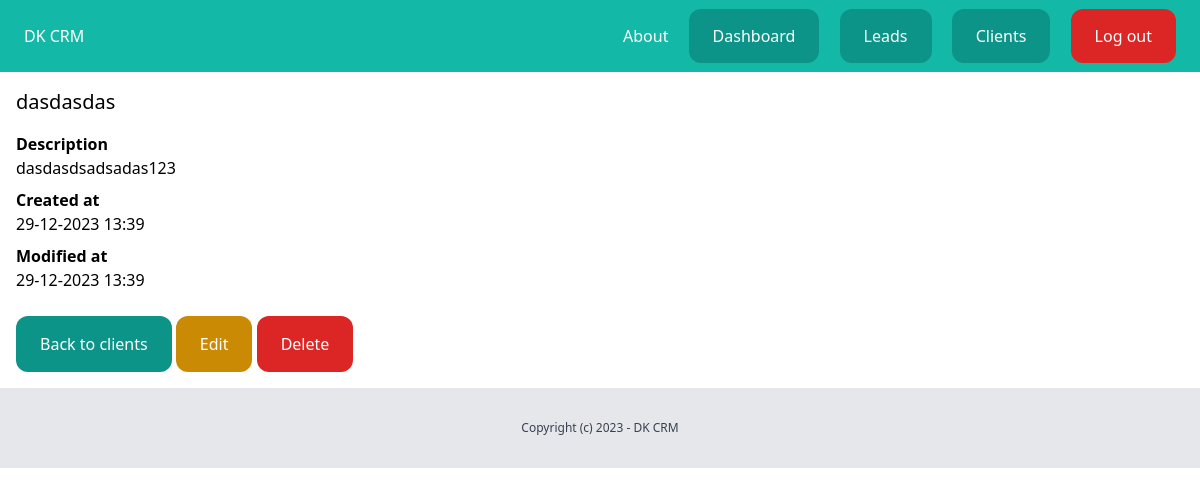
Screenshot of /dashboard/clients/6/ (signed in) with the database file from the repository.
### client/models.py (models this page shows, shortened)
class Client(models.Model):
    name = models.CharField(max_length=255)
    email = models.EmailField()
    description = models.TextField(blank=True, null=True)
    created_by = models.ForeignKey(User, related_name='clients', on_delete=models.CASCADE)
    created_at = models.DateTimeField(auto_now_add=True)
    modified_at = models.DateTimeField(auto_now=True)

### client/views.py (the view)
# urls.py: path('<int:pk>/', views.clients_detail, name='clients_detail'),
@login_required
def clients_detail(request, pk):
    client = get_object_or_404(Client, created_by=request.user, pk=pk)
    return render(request, 'client/clients_detail.html', {
        'client': client
    })

### client/templates/client/clients_detail.html (shortened to what this page needs)
{% extends 'core/base.html' %}
{% block content %}
    <div class="py-4 px-4">
        <h1 class="mb-4 text-xl">{{ client.name }}</h1>
        {% if client.description %}
            <p class="font-semibold">Description</p>
            <p class="mb-2">{{ client.description }}</p>
        {% endif %}
        <p class="font-semibold">Created at</p>
        <p class="mb-2">{{ client.created_at|date:"d-m-Y H:i" }}</p>
        <p class="font-semibold">Modified at</p>
        <p class="mb-6">{{ client.modified_at|date:"d-m-Y H:i" }}</p>
        <a href="{% url 'clients_list' %}" class="inline-block py-4 px-6 bg-teal-600 rounded-xl text-white">Back to clients</a>
        <a href="{% url 'clients_edit' client.id %}" class="inline-block py-4 px-6 bg-yellow-600 rounded-xl text-white">Edit</a>
        <a href="{% url 'clients_delete' client.id %}" class="inline-block py-4 px-6 bg-red-600 rounded-xl text-white">Delete</a>
    </div>
{% endblock %}

### rows the page displays
Client: name "dasdasdas", description "dasdasdsadsadas123", created_at "29-12-2023 13:39", modified_at "29-12-2023 13:39"
